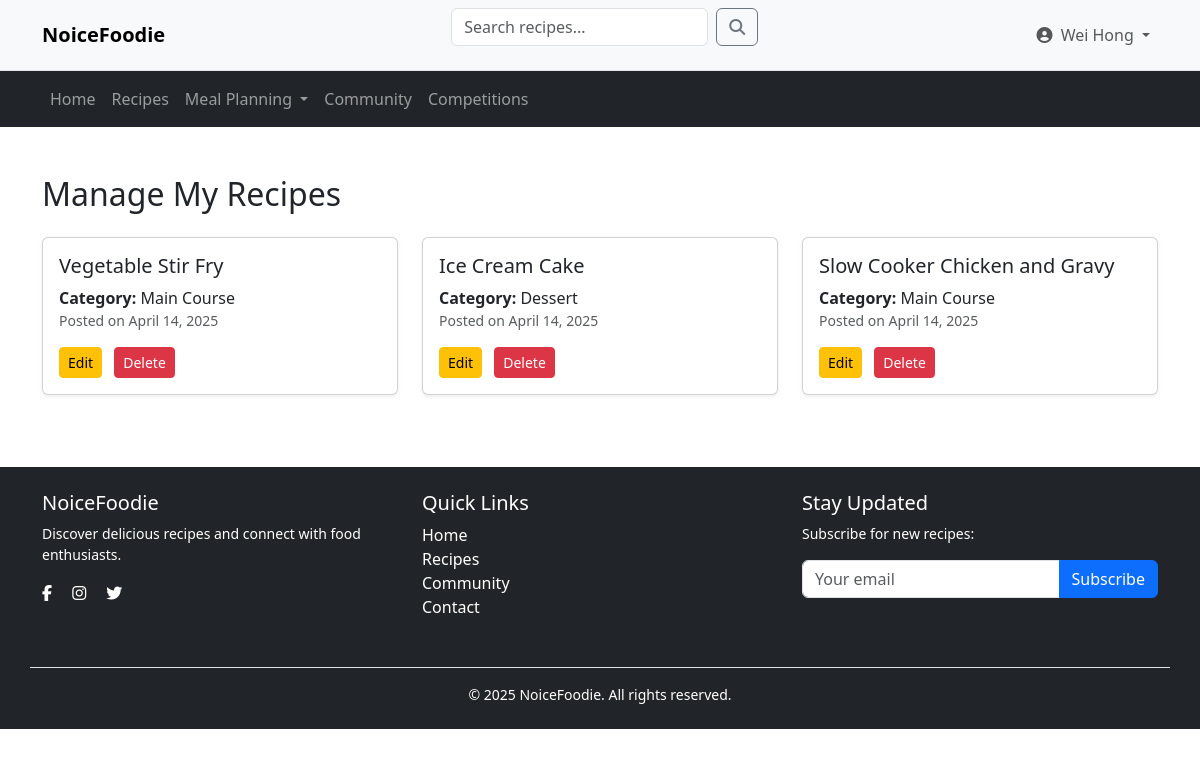
Screenshot of /recipes/manage.php (signed in) with the database file from the repository.
### tables this page shows
CREATE TABLE Recipes (
  recipe_id INT(11) NOT NULL AUTO_INCREMENT,
  user_id INT(11) DEFAULT NULL,
  title VARCHAR(255) NOT NULL,
  description TEXT DEFAULT NULL,
  category VARCHAR(100) DEFAULT NULL,
  cuisine_type VARCHAR(50) DEFAULT NULL,
  spice_level TINYINT(4) DEFAULT 0,
  view_count INT DEFAULT 0,
  image_url VARCHAR(255) DEFAULT NULL,
  created_at TIMESTAMP NOT NULL DEFAULT CURRENT_TIMESTAMP,
  updated_at TIMESTAMP NOT NULL DEFAULT CURRENT_TIMESTAMP ON UPDATE CURRENT_TIMESTAMP,
  created_by INT(11) DEFAULT NULL,
  updated_by INT(11) DEFAULT NULL,
  PRIMARY KEY (recipe_id),
  FOREIGN KEY (user_id) REFERENCES usersDB.Users(user_id) ON DELETE CASCADE,
  FOREIGN KEY (created_by) REFERENCES usersDB.Users(user_id) ON DELETE SET NULL,
  FOREIGN KEY (updated_by) REFERENCES usersDB.Users(user_id) ON DELETE SET NULL
);

### recipes/manage.php (the view, shortened to what this page needs)
<?php
include '../includes/navigation.php';
$user_id = $_SESSION['user_id'];
$stmt = $RecipeDB->prepare("SELECT * FROM Recipes WHERE user_id = ? ORDER BY created_at DESC");
$stmt->execute([$user_id]);
$recipes = $stmt->fetchAll(PDO::FETCH_ASSOC);
?>
<!DOCTYPE html>
<html lang="en">
<head>
    <link href="https://cdn.jsdelivr.net/npm/bootstrap@5.3.2/dist/css/bootstrap.min.css" rel="stylesheet">
    <link rel="stylesheet" href="../recipes/css/recipe.css">
</head>
<body>
<?php include_once '../includes/navigation.php'; ?>
    <div class="container mt-5">
        <h2>Manage My Recipes</h2>
        <div class="row mt-4">
    <?php if (empty($recipes)): ?>
        <p class="text-muted">You haven't added any recipes yet.</p>
    <?php else: ?>
        <?php foreach ($recipes as $recipe): ?>
            <div class="col-md-6 col-lg-4 mb-4">
                <div class="card h-100 shadow-sm">
                    <div class="card-body">
                        <h5 class="card-title"><?= htmlspecialchars($recipe['title']) ?></h5>
                        <p class="card-text">
                            <strong>Category:</strong> <?= htmlspecialchars($recipe['category']) ?><br>
                            <small class="text-muted">Posted on <?= date('F j, Y', strtotime($recipe['created_at'])) ?></small>
                        </p>
                        <a href="edit.php?id=<?= $recipe['recipe_id'] ?>" class="btn btn-warning btn-sm me-2">Edit</a>
                        <a href="delete.php?id=<?= $recipe['recipe_id'] ?>" class="btn btn-danger btn-sm" onclick="return confirm('Are you sure?')">Delete</a>
                    </div>
                </div>
            </div>
        <?php endforeach; ?>
    <?php endif; ?>
</div>
    </div>
    <?php include_once '../includes/footer.php'; ?>
</body>
</html>

### rows the page displays
recipes: title "Vegetable Stir Fry", category "Main Course", created_at "April 14, 2025"
recipes: title "Ice Cream Cake", category "Dessert", created_at "April 14, 2025"
recipes: title "Slow Cooker Chicken and Gravy", category "Main Course", created_at "April 14, 2025"

### other values shown
$display_name "Wei Hong"
